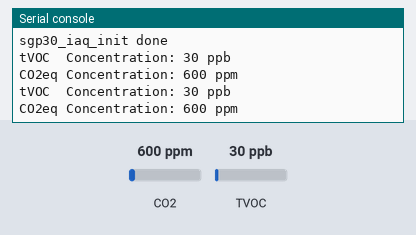
This program was run on a simulated ESP32 board running MicroPython. Shown: the last lines printed to the serial console. The test bench sets the inputs (shaded band); at power-on: CO2 600 ppm, TVOC 30 ppb. Library files of the repository ran but are not shown: sgp30.py.

Above: at 1.2 s.
1.3 s: CO2 set to 452 ppm
At 2.6 s:
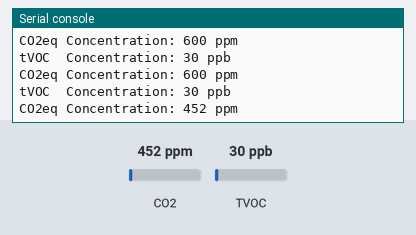
2.8 s: TVOC set to 20 ppb
At 3.4 s:
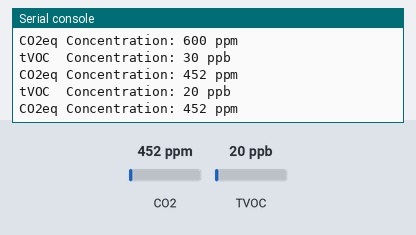
4.3 s: CO2 set to 1050 ppm
At 6.0 s:
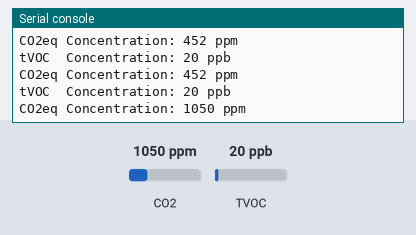
Timing chart, 0 to 7.5 s (numbered marks = the images above; inputs shaded):
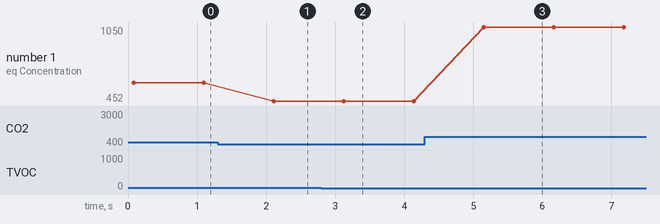

Measured:
- after the input at 1.3 s, the serial console: prints a new line after 0.81 s (image 1)
- after the input at 2.8 s, the serial console: prints a new line after 0.32 s (image 2)
- after the input at 4.3 s, the serial console: prints a new line after 0.85 s (image 3)
- plotted number 1: 600 → 452 after the input at 1.3 s, 452 → 1050 after the input at 4.3 s

The program:

main.py
```python
"""Test of m5stack TVOC/eCO2 gas sensor unit (use SGP30 chip)

more info: https://docs.m5stack.com/en/unit/tvoc
"""

from machine import Pin, I2C
import time
# from https://github.com/jeroenhuijzer/SGP30-micropython
from lib.sgp30 import SGP30


# initialize I2C bus
i2c = I2C(0, scl=Pin(5), sda=Pin(4))

# initialize SGP30 chip
sensor = SGP30(i2c)
sensor.sgp30_probe()
print('SGP sensor probing successful')
feature_set_version, product_type = sensor.sgp30_get_feature_set_version()
print(f'feature set version: {feature_set_version}')
print(f'product type: {product_type}')
serial_id = sensor.sgp30_get_serial_id()
print(f'serial ID: {serial_id}')

# read gas raw signals
ethanol_raw_signal, h2_raw_signal = sensor.sgp30_measure_raw_blocking_read()
print(f'Ethanol raw signal: {ethanol_raw_signal}')
print(f'H2 raw signal: {h2_raw_signal}')

# if no baseline is available or the most recent baseline is more than
# one week old, it must discarded. A new baseline is found with sgp30_iaq_init
sensor.sgp30_iaq_init()
print('sgp30_iaq_init done')

# run periodic IAQ measurements at defined intervals
while True:
    tvoc_ppb, co2_eq_ppm = sensor.sgp30_measure_iaq_blocking_read()
    print(f'tVOC  Concentration: {tvoc_ppb} ppb')
    print(f'CO2eq Concentration: {co2_eq_ppm} ppm')
    # the IAQ measurement must be triggered exactly once per second (SGP30)
    # to get accurate values.
    time.sleep(1)
```
